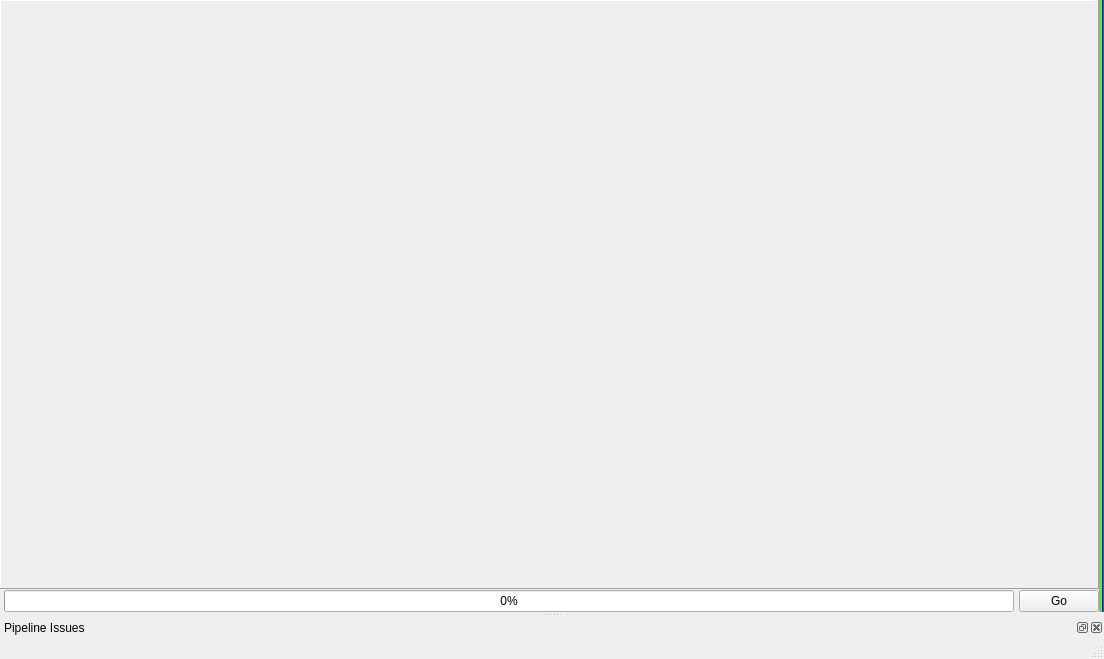
<?xml version="1.0" encoding="UTF-8"?>
<ui version="4.0">
 <class>DREAM3D_UI</class>
 <widget class="QMainWindow" name="DREAM3D_UI">
  <property name="geometry">
   <rect>
    <x>0</x>
    <y>0</y>
    <width>1104</width>
    <height>659</height>
   </rect>
  </property>
  <property name="sizePolicy">
   <sizepolicy hsizetype="Preferred" vsizetype="Preferred">
    <horstretch>0</horstretch>
    <verstretch>0</verstretch>
   </sizepolicy>
  </property>
  <property name="windowTitle">
   <string>[*]ActiveDocument.txt</string>
  </property>
  <property name="styleSheet">
   <string notr="true"> QStatusBar {
     background: rgb(80, 80, 80);
     color: white;
 }

 QStatusBar QToolButton {
  font: bold 12pt &quot;Arial&quot;;
     border: 1px solid #8f8f91;
     border-radius: 3px;
  color: rgb(255, 255, 255);
  background-color: qlineargradient(spread:pad, x1:0, y1:0, x2:0, y2:1, stop:0 rgba(103, 103, 103, 255), stop:1 rgba(158, 158, 158, 255));
     min-width: 80px;
  min-height: 20px;
 }

 QStatusBar QToolButton:checked {
  color: rgb(0, 0, 0);
  background-color: qlineargradient(spread:pad, x1:0, y1:0, x2:0, y2:1, stop:0 rgba(210, 210, 210, 255), stop:1 rgba(225, 225, 225, 255));
 }
sss</string>
  </property>
  <widget class="QWidget" name="centralwidget">
   <property name="maximumSize">
    <size>
     <width>16777215</width>
     <height>16777215</height>
    </size>
   </property>
   <layout class="QGridLayout" name="gridLayout">
    <property name="leftMargin">
     <number>0</number>
    </property>
    <property name="topMargin">
     <number>0</number>
    </property>
    <property name="rightMargin">
     <number>0</number>
    </property>
    <property name="bottomMargin">
     <number>0</number>
    </property>
    <property name="spacing">
     <number>0</number>
    </property>
    <item row="0" column="0">
     <widget class="DREAM3DSplitter" name="splitter">
      <property name="styleSheet">
       <string notr="true">QSplitter::handle {
    
	background-color: qlineargradient(spread:pad, x1:0, y1:0, x2:1, y2:0, stop:0 rgba(255, 0, 0, 255), stop:0.166 rgba(255, 255, 0, 255), stop:0.333 rgba(0, 255, 0, 255), stop:0.5 rgba(0, 255, 255, 255), stop:0.666 rgba(0, 0, 255, 255), stop:0.833 rgba(255, 0, 255, 255), stop:1 rgba(255, 0, 0, 255));
}</string>
      </property>
      <property name="frameShape">
       <enum>QFrame::NoFrame</enum>
      </property>
      <property name="lineWidth">
       <number>4</number>
      </property>
      <property name="orientation">
       <enum>Qt::Horizontal</enum>
      </property>
      <property name="opaqueResize">
       <bool>false</bool>
      </property>
      <property name="handleWidth">
       <number>5</number>
      </property>
      <widget class="QWidget" name="verticalLayoutWidget">
       <layout class="QVBoxLayout" name="verticalLayout_2">
        <property name="spacing">
         <number>1</number>
        </property>
        <property name="sizeConstraint">
         <enum>QLayout::SetDefaultConstraint</enum>
        </property>
        <property name="leftMargin">
         <number>0</number>
        </property>
        <property name="topMargin">
         <number>0</number>
        </property>
        <property name="rightMargin">
         <number>0</number>
        </property>
        <property name="bottomMargin">
         <number>0</number>
        </property>
        <item>
         <widget class="QScrollArea" name="pipelineViewScrollArea">
          <property name="sizePolicy">
           <sizepolicy hsizetype="Preferred" vsizetype="Expanding">
            <horstretch>0</horstretch>
            <verstretch>0</verstretch>
           </sizepolicy>
          </property>
          <property name="maximumSize">
           <size>
            <width>16777215</width>
            <height>16777215</height>
           </size>
          </property>
          <property name="mouseTracking">
           <bool>false</bool>
          </property>
          <property name="focusPolicy">
           <enum>Qt::StrongFocus</enum>
          </property>
          <property name="acceptDrops">
           <bool>true</bool>
          </property>
          <property name="frameShape">
           <enum>QFrame::Panel</enum>
          </property>
          <property name="frameShadow">
           <enum>QFrame::Raised</enum>
          </property>
          <property name="lineWidth">
           <number>1</number>
          </property>
          <property name="widgetResizable">
           <bool>true</bool>
          </property>
          <widget class="PipelineViewWidget" name="pipelineViewWidget">
           <property name="geometry">
            <rect>
             <x>0</x>
             <y>0</y>
             <width>1095</width>
             <height>583</height>
            </rect>
           </property>
           <property name="sizePolicy">
            <sizepolicy hsizetype="Minimum" vsizetype="Preferred">
             <horstretch>0</horstretch>
             <verstretch>0</verstretch>
            </sizepolicy>
           </property>
           <property name="minimumSize">
            <size>
             <width>250</width>
             <height>0</height>
            </size>
           </property>
           <property name="contextMenuPolicy">
            <enum>Qt::CustomContextMenu</enum>
           </property>
           <property name="acceptDrops">
            <bool>true</bool>
           </property>
           <property name="styleSheet">
            <string notr="true">PipelineViewWidget
  {
  background-color: qlineargradient(spread:pad, x1:0, y1:0, x2:0, y2:1, stop:0 rgba(233, 236, 241, 255), stop:1.0 rgba(211, 216, 224, 255));
  }</string>
           </property>
          </widget>
         </widget>
        </item>
        <item>
         <layout class="QHBoxLayout" name="horizontalLayout_2">
          <property name="spacing">
           <number>5</number>
          </property>
          <property name="leftMargin">
           <number>4</number>
          </property>
          <property name="rightMargin">
           <number>0</number>
          </property>
          <property name="bottomMargin">
           <number>0</number>
          </property>
          <item>
           <widget class="QProgressBar" name="m_ProgressBar">
            <property name="sizePolicy">
             <sizepolicy hsizetype="Expanding" vsizetype="Fixed">
              <horstretch>0</horstretch>
              <verstretch>0</verstretch>
             </sizepolicy>
            </property>
            <property name="value">
             <number>0</number>
            </property>
           </widget>
          </item>
          <item>
           <widget class="QPushButton" name="startPipelineBtn">
            <property name="text">
             <string>Go</string>
            </property>
            <property name="default">
             <bool>false</bool>
            </property>
           </widget>
          </item>
         </layout>
        </item>
       </layout>
      </widget>
      <widget class="QFrame" name="fiwFrame">
       <property name="styleSheet">
        <string notr="true">PipelineViewWidget
{
background-color: qlineargradient(spread:pad, x1:0, y1:0, x2:0, y2:1, stop:0 rgba(233, 236, 241, 255), stop:1.0 rgba(211, 216, 224, 255));
}</string>
       </property>
       <property name="frameShape">
        <enum>QFrame::NoFrame</enum>
       </property>
       <property name="frameShadow">
        <enum>QFrame::Plain</enum>
       </property>
       <layout class="QVBoxLayout" name="fiwFrameVLayout">
        <property name="spacing">
         <number>0</number>
        </property>
        <property name="leftMargin">
         <number>0</number>
        </property>
        <property name="topMargin">
         <number>0</number>
        </property>
        <property name="rightMargin">
         <number>0</number>
        </property>
        <property name="bottomMargin">
         <number>0</number>
        </property>
       </layout>
      </widget>
     </widget>
    </item>
   </layout>
  </widget>
  <widget class="QStatusBar" name="statusbar"/>
  <widget class="IssuesDockWidget" name="issuesDockWidget">
   <property name="windowTitle">
    <string>[*]Pipeline Issues</string>
   </property>
   <attribute name="dockWidgetArea">
    <number>8</number>
   </attribute>
  </widget>
  <action name="actionShow_Filter_Library">
   <property name="text">
    <string>Filter Library</string>
   </property>
   <property name="iconVisibleInMenu">
    <bool>false</bool>
   </property>
  </action>
  <action name="actionShow_Prebuilt_Pipelines">
   <property name="text">
    <string>Prebuilt Pipelines</string>
   </property>
   <property name="iconVisibleInMenu">
    <bool>false</bool>
   </property>
  </action>
  <action name="actionOpen">
   <property name="text">
    <string>Open...</string>
   </property>
   <property name="shortcut">
    <string>Ctrl+O</string>
   </property>
  </action>
  <action name="actionNew">
   <property name="text">
    <string>New...</string>
   </property>
   <property name="shortcut">
    <string>Ctrl+N</string>
   </property>
  </action>
  <action name="actionSavePipelineAs">
   <property name="text">
    <string>Save Pipeline As...</string>
   </property>
   <property name="shortcut">
    <string>Ctrl+Shift+S</string>
   </property>
  </action>
  <action name="actionShow_Favorites">
   <property name="text">
    <string>Favorites</string>
   </property>
   <property name="iconVisibleInMenu">
    <bool>false</bool>
   </property>
  </action>
  <action name="actionClearPipeline">
   <property name="text">
    <string>Clear</string>
   </property>
   <property name="shortcut">
    <string>Ctrl+Shift+Backspace</string>
   </property>
  </action>
  <action name="actionClearRecentFiles">
   <property name="text">
    <string>Clear Recent Files</string>
   </property>
  </action>
  <action name="actionShow_Issues">
   <property name="text">
    <string>Issues</string>
   </property>
   <property name="iconVisibleInMenu">
    <bool>false</bool>
   </property>
  </action>
  <action name="actionShow_Filter_List">
   <property name="text">
    <string>Filter List</string>
   </property>
   <property name="iconVisibleInMenu">
    <bool>false</bool>
   </property>
  </action>
  <action name="actionShowIndex">
   <property name="text">
    <string>DREAM3D Help</string>
   </property>
   <property name="shortcut">
    <string>Ctrl+H</string>
   </property>
  </action>
  <action name="actionLicense_Information">
   <property name="text">
    <string>Show License</string>
   </property>
   <property name="shortcut">
    <string>Ctrl+L</string>
   </property>
  </action>
  <action name="actionAbout_DREAM3D">
   <property name="text">
    <string>About DREAM3D</string>
   </property>
  </action>
  <action name="actionCheck_For_Updates">
   <property name="text">
    <string>Check For Updates</string>
   </property>
   <property name="shortcut">
    <string>Ctrl+U</string>
   </property>
  </action>
  <action name="actionExit">
   <property name="text">
    <string>Exit DREAM3D</string>
   </property>
  </action>
  <action name="actionSaveAsNewFavorite">
   <property name="text">
    <string>Save As New Favorite</string>
   </property>
   <property name="shortcut">
    <string>Ctrl+Shift+S</string>
   </property>
  </action>
  <action name="actionCopyCurrentFilter">
   <property name="text">
    <string>Copy Current Filter</string>
   </property>
   <property name="shortcut">
    <string>Ctrl+C</string>
   </property>
  </action>
  <action name="actionAppendToExistingFavorite">
   <property name="text">
    <string>Append To Existing Favorite</string>
   </property>
   <property name="shortcut">
    <string>Ctrl+A</string>
   </property>
  </action>
  <action name="actionUpdateFavorite">
   <property name="text">
    <string>Update Favorite</string>
   </property>
   <property name="shortcut">
    <string>Ctrl+S</string>
   </property>
  </action>
  <action name="actionPasteCopiedFilter">
   <property name="text">
    <string>Paste Copied Filter</string>
   </property>
   <property name="shortcut">
    <string>Ctrl+V</string>
   </property>
  </action>
  <action name="actionRemoveCurrentFilter">
   <property name="text">
    <string>Remove Current Filter</string>
   </property>
   <property name="shortcut">
    <string>Ctrl+Backspace</string>
   </property>
  </action>
  <action name="actionPlugin_Information">
   <property name="text">
    <string>Plugin Information</string>
   </property>
   <property name="iconText">
    <string>Plugin Information</string>
   </property>
   <property name="toolTip">
    <string>Plugin Information</string>
   </property>
  </action>
  <action name="actionSave">
   <property name="text">
    <string>Save</string>
   </property>
   <property name="shortcut">
    <string>Ctrl+S</string>
   </property>
  </action>
  <action name="actionSaveAs">
   <property name="text">
    <string>Save As...</string>
   </property>
   <property name="shortcut">
    <string>Ctrl+Shift+S</string>
   </property>
  </action>
 </widget>
 <customwidgets>
  <customwidget>
   <class>PipelineViewWidget</class>
   <extends>QWidget</extends>
   <header location="global">PipelineViewWidget.h</header>
   <container>1</container>
  </customwidget>
  <customwidget>
   <class>IssuesDockWidget</class>
   <extends>QDockWidget</extends>
   <header location="global">IssuesDockWidget.h</header>
   <container>1</container>
  </customwidget>
  <customwidget>
   <class>DREAM3DSplitter</class>
   <extends>QSplitter</extends>
   <header location="global">QtSupportLib/DREAM3DSplitter.h</header>
   <container>1</container>
  </customwidget>
 </customwidgets>
 <resources/>
 <connections/>
</ui>
